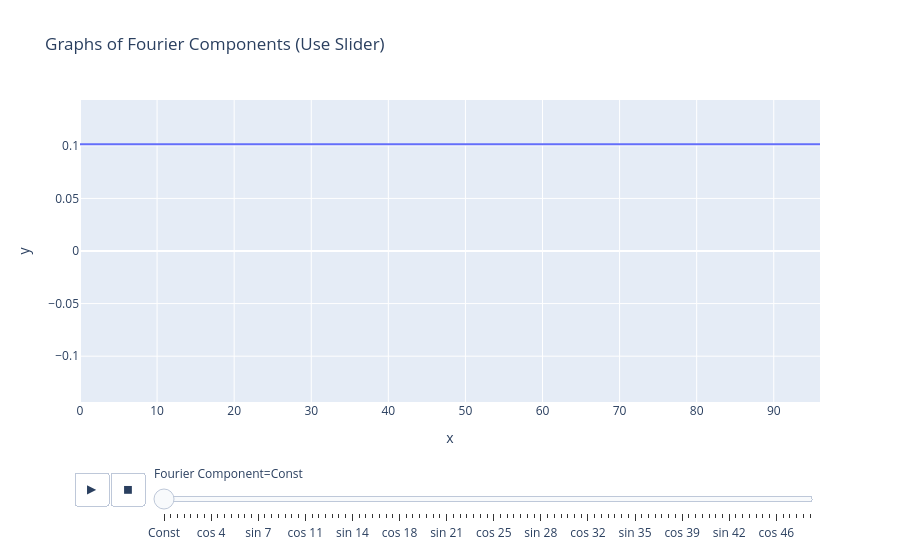

Here is the notebook cell this chart was saved with:
### Code cell
p =97
fourier_basis = []
fourier_basis.append(torch.ones(p)/np.sqrt(p))
fourier_basis_names = ['Const']
# Note that if p is even, we need to explicitly add a term for cos(kpi), ie
# alternating +1 and -1
for i in range(1, p//2 +1):
    fourier_basis.append(torch.cos(2*torch.pi*torch.arange(p)*i/p))
    fourier_basis.append(torch.sin(2*torch.pi*torch.arange(p)*i/p))
    fourier_basis[-2]/=fourier_basis[-2].norm()
    fourier_basis[-1]/=fourier_basis[-1].norm()
    fourier_basis_names.append(f'cos {i}')
    fourier_basis_names.append(f'sin {i}')
fourier_basis = torch.stack(fourier_basis, dim=0).to('cuda')
animate_lines(fourier_basis, snapshot_index=fourier_basis_names, snapshot='Fourier Component', title='Graphs of Fourier Components (Use Slider)')

### Figure 1 — Plotly figure (JSON) as saved in the notebook; plotly's stock layout.template omitted (floating-point values rounded to 4 significant figures)
{"data": [{"hovertemplate": "Fourier Component=Const<br>x=%{x}<br>y=%{y}<extra></extra>", "legendgroup": "", "line": {"color": "#636efa", "dash": "solid"}, "marker": {"symbol": "circle"}, "mode": "lines", "name": "", "orientation": "v", "showlegend": false, "type": "scatter", "x": [0, 1, 2, 3, 4, 5, 6, 7, 8, 9, 10, 11, 12, 13, 14, 15, 16, 17, 18, 19, 20, 21, 22, 23, 24, 25, 26, 27, 28, 29, 30, 31, 32, 33, 34, 35, 36, 37, 38, 39, 40, 41, 42, 43, 44, 45, 46, 47, 48, 49, 50, 51, 52, 53, 54, 55, 56, 57, 58, 59, 60, 61, 62, 63, 64, 65, 66, 67, 68, 69, 70, 71, 72, 73, 74, 75, 76, 77, 78, 79, 80, 81, 82, 83, 84, 85, 86, 87, 88, 89, 90, 91, 92, 93, 94, 95, 96], "xaxis": "x", "y": [0.1015, 0.1015, 0.1015, 0.1015, 0.1015, 0.1015, 0.1015, 0.1015, 0.1015, 0.1015, 0.1015, 0.1015, 0.1015, 0.1015, 0.1015, 0.1015, 0.1015, 0.1015, 0.1015, 0.1015, 0.1015, 0.1015, 0.1015, 0.1015, 0.1015, 0.1015, 0.1015, 0.1015, 0.1015, 0.1015, 0.1015, 0.1015, 0.1015, 0.1015, 0.1015, 0.1015, 0.1015, 0.1015, 0.1015, 0.1015, 0.1015, 0.1015, 0.1015, 0.1015, 0.1015, 0.1015, 0.1015, 0.1015, 0.1015, 0.1015, 0.1015, 0.1015, 0.1015, 0.1015, 0.1015, 0.1015, 0.1015, 0.1015, 0.1015, 0.1015, 0.1015, 0.1015, 0.1015, 0.1015, 0.1015, 0.1015, 0.1015, 0.1015, 0.1015, 0.1015, 0.1015, 0.1015, 0.1015, 0.1015, 0.1015, 0.1015, 0.1015, 0.1015, 0.1015, 0.1015, 0.1015, 0.1015, 0.1015, 0.1015, 0.1015, 0.1015, 0.1015, 0.1015, 0.1015, 0.1015, 0.1015, 0.1015, 0.1015, 0.1015, 0.1015, 0.1015, 0.1015], "yaxis": "y"}], "layout": {"legend": {"tracegroupgap": 0}, "sliders": [{"active": 0, "currentvalue": {"prefix": "Fourier Component="}, "len": 0.9, "pad": {"b": 10, "t": 60}, "steps": [{"args": [["Const"], {"frame": {"duration": 0, "redraw": false}, "fromcurrent": true, "mode": "immediate", "transition": {"duration": 0, "easing": "linear"}}], "label": "Const", "method": "animate"}, {"args": [["cos 1"], {"frame": {"duration": 0, "redraw": false}, "fromcurrent": true, "mode": "immediate", "transition": {"duration": 0, "easing": "linear"}}], "label": "cos 1", "method": "animate"}, {"args": [["sin 1"], {"frame": {"duration": 0, "redraw": false}, "fromcurrent": true, "mode": "immediate", "transition": {"duration": 0, "easing": "linear"}}], "label": "sin 1", "method": "animate"}, {"args": [["cos 2"], {"frame": {"duration": 0, "redraw": false}, "fromcurrent": true, "mode": "immediate", "transition": {"duration": 0, "easing": "linear"}}], "label": "cos 2", "method": "animate"}, {"args": [["sin 2"], {"frame": {"duration": 0, "redraw": false}, "fromcurrent": true, "mode": "immediate", "transition": {"duration": 0, "easing": "linear"}}], "label": "sin 2", "method": "animate"}, {"args": [["cos 3"], {"frame": {"duration": 0, "redraw": false}, "fromcurrent": true, "mode": "immediate", "transition": {"duration": 0, "easing": "linear"}}], "label": "cos 3", "method": "animate"}, {"args": [["sin 3"], {"frame": {"duration": 0, "redraw": false}, "fromcurrent": true, "mode": "immediate", "transition": {"duration": 0, "easing": "linear"}}], "label": "sin 3", "method": "animate"}, {"args": [["cos 4"], {"frame": {"duration": 0, "redraw": false}, "fromcurrent": true, "mode": "immediate", "transition": {"duration": 0, "easing": "linear"}}], "label": "cos 4", "method": "animate"}, {"args": [["sin 4"], {"frame": {"duration": 0, "redraw": false}, "fromcurrent": true, "mode": "immediate", "transition": {"duration": 0, "easing": "linear"}}], "label": "sin 4", "method": "animate"}, {"args": [["cos 5"], {"frame": {"duration": 0, "redraw": false}, "fromcurrent": true, "mode": "immediate", "transition": {"duration": 0, "easing": "linear"}}], "label": "cos 5", "method": "animate"}, {"args": [["sin 5"], {"frame": {"duration": 0, "redraw": false}, "fromcurrent": true, "mode": "immediate", "transition": {"duration": 0, "easing": "linear"}}], "label": "sin 5", "method": "animate"}, {"args": [["cos 6"], {"frame": {"duration": 0, "redraw": false}, "fromcurrent": true, "mode": "immediate", "transition": {"duration": 0, "easing": "linear"}}], "label": "cos 6", "method": "animate"}, {"args": [["sin 6"], {"frame": {"duration": 0, "redraw": false}, "fromcurrent": true, "mode": "immediate", "transition": {"duration": 0, "easing": "linear"}}], "label": "sin 6", "method": "animate"}, {"args": [["cos 7"], {"frame": {"duration": 0, "redraw": false}, "fromcurrent": true, "mode": "immediate", "transition": {"duration": 0, "easing": "linear"}}], "label": "cos 7", "method": "animate"}, {"args": [["sin 7"], {"frame": {"duration": 0, "redraw": false}, "fromcurrent": true, "mode": "immediate", "transition": {"duration": 0, "easing": "linear"}}], "label": "sin 7", "method": "animate"}, {"args": [["cos 8"], {"frame": {"duration": 0, "redraw": false}, "fromcurrent": true, "mode": "immediate", "transition": {"duration": 0, "easing": "linear"}}], "label": "cos 8", "method": "animate"}, {"args": [["sin 8"], {"frame": {"duration": 0, "redraw": false}, "fromcurrent": true, "mode": "immediate", "transition": {"duration": 0, "easing": "linear"}}], "label": "sin 8", "method": "animate"}, {"args": [["cos 9"], {"frame": {"duration": 0, "redraw": false}, "fromcurrent": true, "mode": "immediate", "transition": {"duration": 0, "easing": "linear"}}], "label": "cos 9", "method": "animate"}, {"args": [["sin 9"], {"frame": {"duration": 0, "redraw": false}, "fromcurrent": true, "mode": "immediate", "transition": {"duration": 0, "easing": "linear"}}], "label": "sin 9", "method": "animate"}, {"args": [["cos 10"], {"frame": {"duration": 0, "redraw": false}, "fromcurrent": true, "mode": "immediate", "transition": {"duration": 0, "easing": "linear"}}], "label": "cos 10", "method": "animate"}, {"args": [["sin 10"], {"frame": {"duration": 0, "redraw": false}, "fromcurrent": true, "mode": "immediate", "transition": {"duration": 0, "easing": "linear"}}], "label": "sin 10", "method": "animate"}, {"args": [["cos 11"], {"frame": {"duration": 0, "redraw": false}, "fromcurrent": true, "mode": "immediate", "transition": {"duration": 0, "easing": "linear"}}], "label": "cos 11", "method": "animate"}, {"args": [["sin 11"], {"frame": {"duration": 0, "redraw": false}, "fromcurrent": true, "mode": "immediate", "transition": {"duration": 0, "easing": "linear"}}], "label": "sin 11", "method": "animate"}, {"args": [["cos 12"], {"frame": {"duration": 0, "redraw": false}, "fromcurrent": true, "mode": "immediate", "transition": {"duration": 0, "easing": "linear"}}], "label": "cos 12", "method": "animate"}, {"args": [["sin 12"], {"frame": {"duration": 0, "redraw": false}, "fromcurrent": true, "mode": "immediate", "transition": {"duration": 0, "easing": "linear"}}], "label": "sin 12", "method": "animate"}, {"args": [["cos 13"], {"frame": {"duration": 0, "redraw": false}, "fromcurrent": true, "mode": "immediate", "transition": {"duration": 0, "easing": "linear"}}], "label": "cos 13", "method": "animate"}, {"args": [["sin 13"], {"frame": {"duration": 0, "redraw": false}, "fromcurrent": true, "mode": "immediate", "transition": {"duration": 0, "easing": "linear"}}], "label": "sin 13", "method": "animate"}, {"args": [["cos 14"], {"frame": {"duration": 0, "redraw": false}, "fromcurrent": true, "mode": "immediate", "transition": {"duration": 0, "easing": "linear"}}], "label": "cos 14", "method": "animate"}, {"args": [["sin 14"], {"frame": {"duration": 0, "redraw": false}, "fromcurrent": true, "mode": "immediate", "transition": {"duration": 0, "easing": "linear"}}], "label": "sin 14", "method": "animate"}, {"args": [["cos 15"], {"frame": {"duration": 0, "redraw": false}, "fromcurrent": true, "mode": "immediate", "transition": {"duration": 0, "easing": "linear"}}], "label": "cos 15", "method": "animate"}, {"args": [["sin 15"], {"frame": {"duration": 0, "redraw": false}, "fromcurrent": true, "mode": "immediate", "transition": {"duration": 0, "easing": "linear"}}], "label": "sin 15", "method": "animate"}, {"args": [["cos 16"], {"frame": {"duration": 0, "redraw": false}, "fromcurrent": true, "mode": "immediate", "transition": {"duration": 0, "easing": "linear"}}], "label": "cos 16", "method": "animate"}, {"args": [["sin 16"], {"frame": {"duration": 0, "redraw": false}, "fromcurrent": true, "mode": "immediate", "transition": {"duration": 0, "easing": "linear"}}], "label": "sin 16", "method": "animate"}, {"args": [["cos 17"], {"frame": {"duration": 0, "redraw": false}, "fromcurrent": true, "mode": "immediate", "transition": {"duration": 0, "easing": "linear"}}], "label": "cos 17", "method": "animate"}, {"args": [["sin 17"], {"frame": {"duration": 0, "redraw": false}, "fromcurrent": true, "mode": "immediate", "transition": {"duration": 0, "easing": "linear"}}], "label": "sin 17", "method": "animate"}, {"args": [["cos 18"], {"frame": {"duration": 0, "redraw": false}, "fromcurrent": true, "mode": "immediate", "transition": {"duration": 0, "easing": "linear"}}], "label": "cos 18", "method": "animate"}, {"args": [["sin 18"], {"frame": {"duration": 0, "redraw": false}, "fromcurrent": true, "mode": "immediate", "transition": {"duration": 0, "easing": "linear"}}], "label": "sin 18", "method": "animate"}, {"args": [["cos 19"], {"frame": {"duration": 0, "redraw": false}, "fromcurrent": true, "mode": "immediate", "transition": {"duration": 0, "easing": "linear"}}], "label": "cos 19", "method": "animate"}, {"args": [["sin 19"], {"frame": {"duration": 0, "redraw": false}, "fromcurrent": true, "mode": "immediate", "transition": {"duration": 0, "easing": "linear"}}], "label": "sin 19", "method": "animate"}, {"args": [["cos 20"], {"frame": {"duration": 0, "redraw": false}, "fromcurrent": true, "mode": "immediate", "transition": {"duration": 0, "easing": "linear"}}], "label": "cos 20", "method": "animate"}, {"args": [["sin 20"], {"frame": {"duration": 0, "redraw": false}, "fromcurrent": true, "mode": "immediate", "transition": {"duration": 0, "easing": "linear"}}], "label": "sin 20", "method": "animate"}, {"args": [["cos 21"], {"frame": {"duration": 0, "redraw": false}, "fromcurrent": true, "mode": "immediate", "transition": {"duration": 0, "easing": "linear"}}], "label": "cos 21", "method": "animate"}, {"args": [["sin 21"], {"frame": {"duration": 0, "redraw": false}, "fromcurrent": true, "mode": "immediate", "transition": {"duration": 0, "easing": "linear"}}], "label": "sin 21", "method": "animate"}, {"args": [["cos 22"], {"frame": {"duration": 0, "redraw": false}, "fromcurrent": true, "mode": "immediate", "transition": {"duration": 0, "easing": "linear"}}], "label": "cos 22", "method": "animate"}, {"args": [["sin 22"], {"frame": {"duration": 0, "redraw": false}, "fromcurrent": true, "mode": "immediate", "transition": {"duration": 0, "easing": "linear"}}], "label": "sin 22", "method": "animate"}, {"args": [["cos 23"], {"frame": {"duration": 0, "redraw": false}, "fromcurrent": true, "mode": "immediate", "transition": {"duration": 0, "easing": "linear"}}], "label": "cos 23", "method": "animate"}, {"args": [["sin 23"], {"frame": {"duration": 0, "redraw": false}, "fromcurrent": true, "mode": "immediate", "transition": {"duration": 0, "easing": "linear"}}], "label": "sin 23", "method": "animate"}, {"args": [["cos 24"], {"frame": {"duration": 0, "redraw": false}, "fromcurrent": true, "mode": "immediate", "transition": {"duration": 0, "easing": "linear"}}], "label": "cos 24", "method": "animate"}, {"args": [["sin 24"], {"frame": {"duration": 0, "redraw": false}, "fromcurrent": true, "mode": "immediate", "transition": {"duration": 0, "easing": "linear"}}], "label": "sin 24", "method": "animate"}, {"args": [["cos 25"], {"frame": {"duration": 0, "redraw": false}, "fromcurrent": true, "mode": "immediate", "transition": {"duration": 0, "easing": "linear"}}], "label": "cos 25", "method": "animate"}, {"args": [["sin 25"], {"frame": {"duration": 0, "redraw": false}, "fromcurrent": true, "mode": "immediate", "transition": {"duration": 0, "easing": "linear"}}], "label": "sin 25", "method": "animate"}, {"args": [["cos 26"], {"frame": {"duration": 0, "redraw": false}, "fromcurrent": true, "mode": "immediate", "transition": {"duration": 0, "easing": "linear"}}], "label": "cos 26", "method": "animate"}, {"args": [["sin 26"], {"frame": {"duration": 0, "redraw": false}, "fromcurrent": true, "mode": "immediate", "transition": {"duration": 0, "easing": "linear"}}], "label": "sin 26", "method": "animate"}, {"args": [["cos 27"], {"frame": {"duration": 0, "redraw": false}, "fromcurrent": true, "mode": "immediate", "transition": {"duration": 0, "easing": "linear"}}], "label": "cos 27", "method": "animate"}, {"args": [["sin 27"], {"frame": {"duration": 0, "redraw": false}, "fromcurrent": true, "mode": "immediate", "transition": {"duration": 0, "easing": "linear"}}], "label": "sin 27", "method": "animate"}, {"args": [["cos 28"], {"frame": {"duration": 0, "redraw": false}, "fromcurrent": true, "mode": "immediate", "transition": {"duration": 0, "easing": "linear"}}], "label": "cos 28", "method": "animate"}, {"args": [["sin 28"], {"frame": {"duration": 0, "redraw": false}, "fromcurrent": true, "mode": "immediate", "transition": {"duration": 0, "easing": "linear"}}], "label": "sin 28", "method": "animate"}, {"args": [["cos 29"], {"frame": {"duration": 0, "redraw": false}, "fromcurrent": true, "mode": "immediate", "transition": {"duration": 0, "easing": "linear"}}], "label": "cos 29", "method": "animate"}, {"args": [["sin 29"], {"frame": {"duration": 0, "redraw": false}, "fromcurrent": true, "mode": "immediate", "transition": {"duration": 0, "easing": "linear"}}], "label": "sin 29", "method": "animate"}, {"args": [["cos 30"], {"frame": {"duration": 0, "redraw": false}, "fromcurrent": true, "mode": "immediate", "transition": {"duration": 0, "easing": "linear"}}], "label": "cos 30", "method": "animate"}, {"args": [["sin 30"], {"frame": {"duration": 0, "redraw": false}, "fromcurrent": true, "mode": "immediate", "transition": {"duration": 0, "easing": "linear"}}], "label": "sin 30", "method": "animate"}, {"args": [["cos 31"], {"frame": {"duration": 0, "redraw": false}, "fromcurrent": true, "mode": "immediate", "transition": {"duration": 0, "easing": "linear"}}], "label": "cos 31", "method": "animate"}, {"args": [["sin 31"], {"frame": {"duration": 0, "redraw": false}, "fromcurrent": true, "mode": "immediate", "transition": {"duration": 0, "easing": "linear"}}], "label": "sin 31", "method": "animate"}, {"args": [["cos 32"], {"frame": {"duration": 0, "redraw": false}, "fromcurrent": true, "mode": "immediate", "transition": {"duration": 0, "easing": "linear"}}], "label": "cos 32", "method": "animate"}, {"args": [["sin 32"], {"frame": {"duration": 0, "redraw": false}, "fromcurrent": true, "mode": "immediate", "transition": {"duration": 0, "easing": "linear"}}], "label": "sin 32", "method": "animate"}, {"args": [["cos 33"], {"frame": {"duration": 0, "redraw": false}, "fromcurrent": true, "mode": "immediate", "transition": {"duration": 0, "easing": "linear"}}], "label": "cos 33", "method": "animate"}, {"args": [["sin 33"], {"frame": {"duration": 0, "redraw": false}, "fromcurrent": true, "mode": "immediate", "transition": {"duration": 0, "easing": "linear"}}], "label": "sin 33", "method": "animate"}, {"args": [["cos 34"], {"frame": {"duration": 0, "redraw": false}, "fromcurrent": true, "mode": "immediate", "transition": {"duration": 0, "easing": "linear"}}], "label": "cos 34", "method": "animate"}, {"args": [["sin 34"], {"frame": {"duration": 0, "redraw": false}, "fromcurrent": true, "mode": "immediate", "transition": {"duration": 0, "easing": "linear"}}], "label": "sin 34", "method": "animate"}, {"args": [["cos 35"], {"frame": {"duration": 0, "redraw": false}, "fromcurrent": true, "mode": "immediate", "transition": {"duration": 0, "easing": "linear"}}], "label": "cos 35", "method": "animate"}, {"args": [["sin 35"], {"frame": {"duration": 0, "redraw": false}, "fromcurrent": true, "mode": "immediate", "transition": {"duration": 0, "easing": "linear"}}], "label": "sin 35", "method": "animate"}, {"args": [["cos 36"], {"frame": {"duration": 0, "redraw": false}, "fromcurrent": true, "mode": "immediate", "transition": {"duration": 0, "easing": "linear"}}], "label": "cos 36", "method": "animate"}, {"args": [["sin 36"], {"frame": {"duration": 0, "redraw": false}, "fromcurrent": true, "mode": "immediate", "transition": {"duration": 0, "easing": "linear"}}], "label": "sin 36", "method": "animate"}, {"args": [["cos 37"], {"frame": {"duration": 0, "redraw": false}, "fromcurrent": true, "mode": "immediate", "transition": {"duration": 0, "easing": "linear"}}], "label": "cos 37", "method": "animate"}, {"args": [["sin 37"], {"frame": {"duration": 0, "redraw": false}, "fromcurrent": true, "mode": "immediate", "transition": {"duration": 0, "easing": "linear"}}], "label": "sin 37", "method": "animate"}, {"args": [["cos 38"], {"frame": {"duration": 0, "redraw": false}, "fromcurrent": true, "mode": "immediate", "transition": {"duration": 0, "easing": "linear"}}], "label": "cos 38", "method": "animate"}, {"args": [["sin 38"], {"frame": {"duration": 0, "redraw": false}, "fromcurrent": true, "mode": "immediate", "transition": {"duration": 0, "easing": "linear"}}], "label": "sin 38", "method": "animate"}, {"args": [["cos 39"], {"frame": {"duration": 0, "redraw": false}, "fromcurrent": true, "mode": "immediate", "transition": {"duration": 0, "easing": "linear"}}], "label": "cos 39", "method": "animate"}, {"args": [["sin 39"], {"frame": {"duration": 0, "redraw": false}, "fromcurrent": true, "mode": "immediate", "transition": {"duration": 0, "easing": "linear"}}], "label": "sin 39", "method": "animate"}, {"args": [["cos 40"], {"frame": {"duration": 0, "redraw": false}, "fromcurrent": true, "mode": "immediate", "transition": {"duration": 0, "easing": "linear"}}], "label": "cos 40", "method": "animate"}, {"args": [["sin 40"], {"frame": {"duration": 0, "redraw": false}, "fromcurrent": true, "mode": "immediate", "transition": {"duration": 0, "easing": "linear"}}], "label": "sin 40", "method": "animate"}, {"args": [["cos 41"], {"frame": {"duration": 0, "redraw": false}, "fromcurrent": true, "mode": "immediate", "transition": {"duration": 0, "easing": "linear"}}], "label": "cos 41", "method": "animate"}, {"args": [["sin 41"], {"frame": {"duration": 0, "redraw": false}, "fromcurrent": true, "mode": "immediate", "transition": {"duration": 0, "easing": "linear"}}], "label": "sin 41", "method": "animate"}, {"args": [["cos 42"], {"frame": {"duration": 0, "redraw": false}, "fromcurrent": true, "mode": "immediate", "transition": {"duration": 0, "easing": "linear"}}], "label": "cos 42", "method": "animate"}, {"args": [["sin 42"], {"frame": {"duration": 0, "redraw": false}, "fromcurrent": true, "mode": "immediate", "transition": {"duration": 0, "easing": "linear"}}], "label": "sin 42", "method": "animate"}, {"args": [["cos 43"], {"frame": {"duration": 0, "redraw": false}, "fromcurrent": true, "mode": "immediate", "transition": {"duration": 0, "easing": "linear"}}], "label": "cos 43", "method": "animate"}, {"args": [["sin 43"], {"frame": {"duration": 0, "redraw": false}, "fromcurrent": true, "mode": "immediate", "transition": {"duration": 0, "easing": "linear"}}], "label": "sin 43", "method": "animate"}, {"args": [["cos 44"], {"frame": {"duration": 0, "redraw": false}, "fromcurrent": true, "mode": "immediate", "transition": {"duration": 0, "easing": "linear"}}], "label": "cos 44", "method": "animate"}, {"args": [["sin 44"], {"frame": {"duration": 0, "redraw": false}, "fromcurrent": true, "mode": "immediate", "transition": {"duration": 0, "easing": "linear"}}], "label": "sin 44", "method": "animate"}, {"args": [["cos 45"], {"frame": {"duration": 0, "redraw": false}, "fromcurrent": true, "mode": "immediate", "transition": {"duration": 0, "easing": "linear"}}], "label": "cos 45", "method": "animate"}, {"args": [["sin 45"], {"frame": {"duration": 0, "redraw": false}, "fromcurrent": true, "mode": "immediate", "transition": {"duration": 0, "easing": "linear"}}], "label": "sin 45", "method": "animate"}, {"args": [["cos 46"], {"frame": {"duration": 0, "redraw": false}, "fromcurrent": true, "mode": "immediate", "transition": {"duration": 0, "easing": "linear"}}], "label": "cos 46", "method": "animate"}, {"args": [["sin 46"], {"frame": {"duration": 0, "redraw": false}, "fromcurrent": true, "mode": "immediate", "transition": {"duration": 0, "easing": "linear"}}], "label": "sin 46", "method": "animate"}, {"args": [["cos 47"], {"frame": {"duration": 0, "redraw": false}, "fromcurrent": true, "mode": "immediate", "transition": {"duration": 0, "easing": "linear"}}], "label": "cos 47", "method": "animate"}, {"args": [["sin 47"], {"frame": {"duration": 0, "redraw": false}, "fromcurrent": true, "mode": "immediate", "transition": {"duration": 0, "easing": "linear"}}], "label": "sin 47", "method": "animate"}, {"args": [["cos 48"], {"frame": {"duration": 0, "redraw": false}, "fromcurrent": true, "mode": "immediate", "transition": {"duration": 0, "easing": "linear"}}], "label": "cos 48", "method": "animate"}, {"args": [["sin 48"], {"frame": {"duration": 0, "redraw": false}, "fromcurrent": true, "mode": "immediate", "transition": {"duration": 0, "easing": "linear"}}], "label": "sin 48", "method": "animate"}], "x": 0.1, "xanchor": "left", "y": 0, "yanchor": "top"}], "title": {"text": "Graphs of Fourier Components (Use Slider)"}, "updatemenus": [{"buttons": [{"args": [null, {"frame": {"duration": 500, "redraw": false}, "fromcurrent": true, "mode": "immediate", "transition": {"duration": 500, "easing": "linear"}}], "label": "&#9654;", "method": "animate"}, {"args": [[null], {"frame": {"duration": 0, "redraw": false}, "fromcurrent": true, "mode": "immediate", "transition": {"duration": 0, "easing": "linear"}}], "label": "&#9724;", "method": "animate"}], "direction": "left", "pad": {"r": 10, "t": 70}, "showactive": false, "type": "buttons", "x": 0.1, "xanchor": "right", "y": 0, "yanchor": "top"}], "xaxis": {"anchor": "y", "domain": [0, 1], "title": {"text": "x"}}, "yaxis": {"anchor": "x", "domain": [0, 1], "range": [-0.1436, 0.1436], "title": {"text": "y"}}}}
